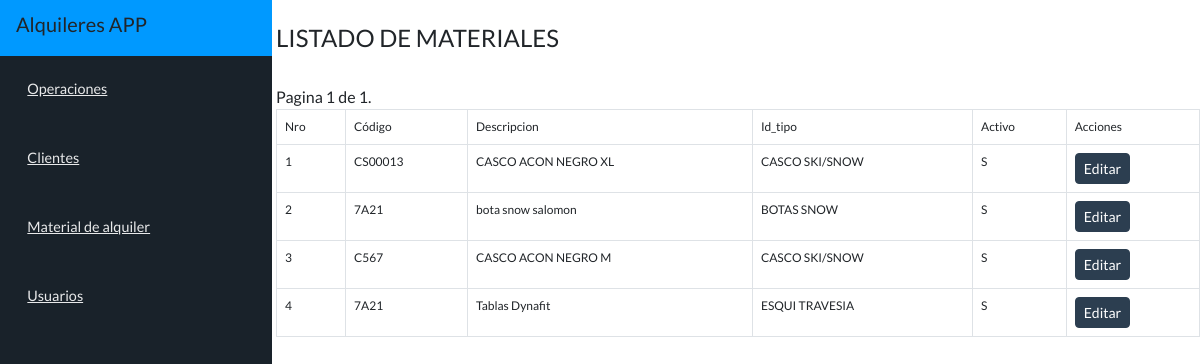
The page /m_lista/ on the database its author committed.
### t_final/models.py (models this page shows, shortened)
class Material(models.Model):
    codigo = models.CharField(max_length=50)
    descripcion = models.CharField(max_length=100)
    id_tipo = models.ForeignKey(Tipo, null=True, blank=True, on_delete=models.CASCADE)
    activo = models.CharField(max_length=5, null=True)

class Tipo(models.Model):
    nombre = models.CharField(max_length=50)
    activo = models.CharField(max_length=5, null=True)
    def __str__(self):
        return '{}'.format(self.nombre)

### t_final/views.py (the view)
# urls.py: path('m_lista/',Materiales_view.as_view(), name='url_M_lista'),
class Materiales_view(ListView):
    model = Material
    template_name = 'm_lista.html'
    paginate_by = 10
    context_object_name = 'materiales'

### templates/m_lista.html (shortened to what this page needs)
{% extends "base.html" %}
{% load static %}
{% block content %}
<br>
<h4>LISTADO DE MATERIALES</h4>
<br>
<div class="box">
<table class="table table-bordered">
	<thead>
			<tr>
				<td>Nro</td>
				<td>Código</td>
				<td>Descripcion</td>
				<td>Id_tipo</td>
				<td>Activo</td>
				<td>Acciones</td>
			</tr>
	</thead>
	<tbody>
		{% if object_list %}
		{% for materiales_qset in object_list %}
		<tr>
		<td>{{ materiales_qset.id }}</td>
		<td>{{ materiales_qset.codigo }}</td>
		<td>{{ materiales_qset.descripcion }}</td>
		<td>{{ materiales_qset.id_tipo }}</td>
		<td>{{ materiales_qset.activo }}</td>
		<td>
			<a class="btn btn-primary btn-sm" href="{% url 'url_m_edit' materiales_qset.id %}">Editar</a>
		</td>
		</tr>
		{% endfor %}
		<div class="pagination">
            <span class="step-links">
                <span class="current">
                    Pagina {{ page_obj.number }} de {{ page_obj.paginator.num_pages }}.
                </span>
            </span>
        </div>
		{% else %}
		<h5>No hay registros para mostrar</h5>
		{% endif %}
	</tbody>
</table>
</div>
{% endblock %}

### t_final/static/css/style.css (style rules this page uses)
body { font-family: "Lato"; font-size: 100%; overflow-y: scroll; font-family: sans-serif; -ms-text-size-adjust: 100%; -webkit-text-size-adjust: 100%; -ms-text-size-adjust: 100%; -webkit-text-size-adjust: 100%; -webkit-font-smoothing: antialiased; -moz-osx-font-smoothing: grayscale; text-rendering: optimizeLegibility; background-color: #fefefe; }
a { text-decoration: none; -webkit-transition: all 0.6s ease; -moz-transition: all 0.6s ease; transition: all 0.6s ease; }
table,td { border: 1px solid black; font-size:12px }

### rows shown on the page
Material: id "1", codigo "CS00013", descripcion "CASCO ACON NEGRO XL", id_tipo "CASCO SKI/SNOW", activo "S"
Material: id "2", codigo "7A21", descripcion "bota snow salomon", id_tipo "BOTAS SNOW", activo "S"
Material: id "3", codigo "C567", descripcion "CASCO ACON NEGRO M", id_tipo "CASCO SKI/SNOW", activo "S"
Material: id "4", codigo "7A21", descripcion "Tablas Dynafit", id_tipo "ESQUI TRAVESIA", activo "S"

### other values the page prints
{{ page_obj.number }} "1"
{{ page_obj.paginator.num_pages }} "1"
